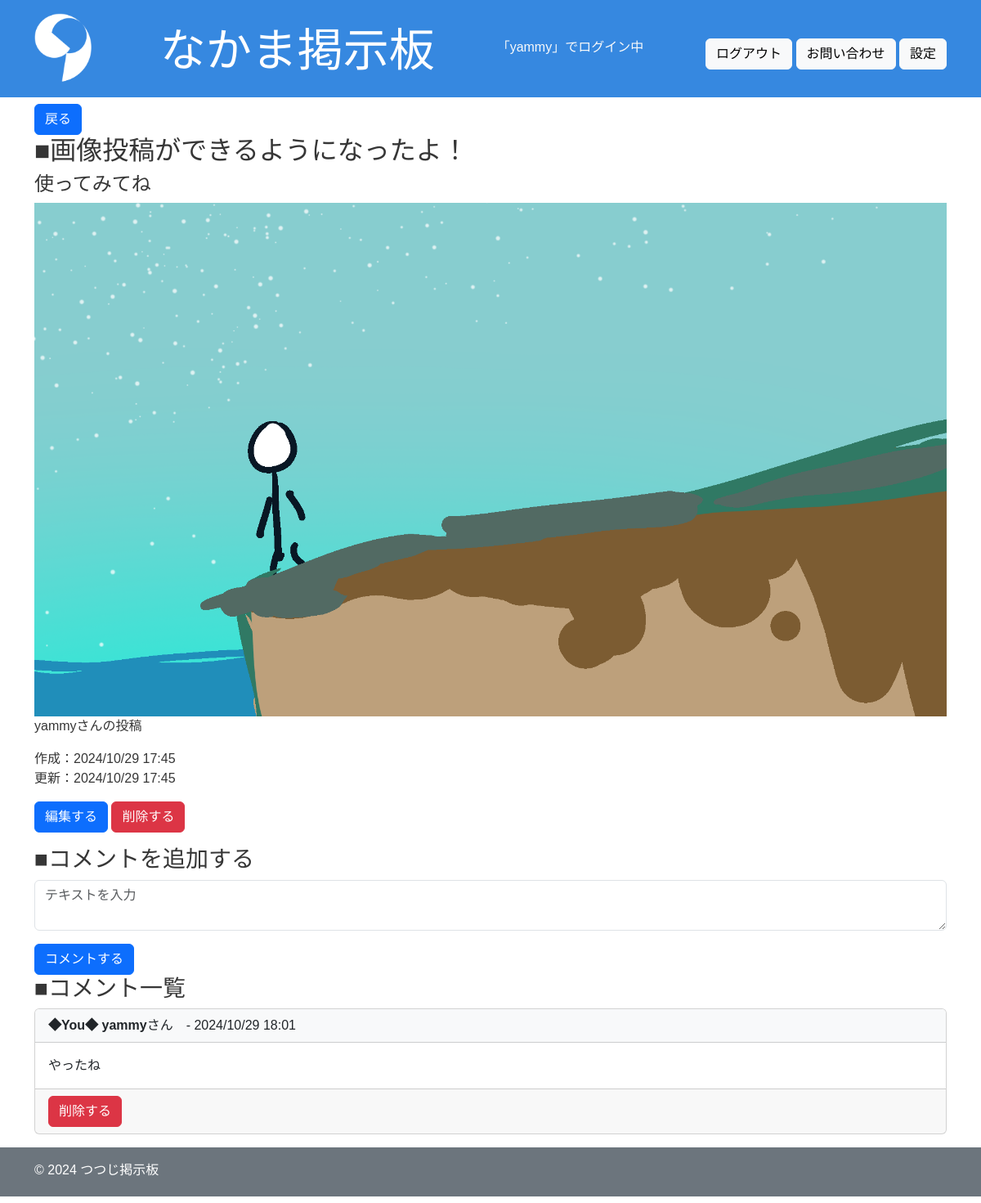
The page /show/26/ (signed in) on the database its author committed.
### app/models.py (models this page shows, shortened)
class Board(models.Model):
    title = models.CharField(max_length=200)
    content = models.TextField()
    image = models.ImageField(upload_to='images/', blank=True, null=True)
    video = models.FileField(upload_to='videos/', blank=True, null=True)
    user = models.ForeignKey(User, on_delete=models.CASCADE, related_name="boards", null=True)
    created_at = models.DateTimeField(auto_now_add=True)
    updated_at = models.DateTimeField(auto_now=True)

class Comment(models.Model):
    board = models.ForeignKey(Board, on_delete=models.CASCADE, related_name="comments")
    user = models.ForeignKey(User, on_delete=models.CASCADE, related_name="comments")
    content = models.TextField()
    created_at = models.DateTimeField(auto_now_add=True)
    updated_at = models.DateTimeField(auto_now=True)

### app/views.py (the view)
# urls.py: path("show/<int:pk>/", login_required(views.show), name = "show"),
@login_required
def show(request, pk):
    board = Board.objects.get(pk=pk)
    comments = Comment.objects.filter(board=pk).order_by("-created_at")
    comment_form = CommentForm()
    return render(request, "show.html", {"board": board, "comments": comments, "comment_form": comment_form})

### app/forms.py
class CommentForm(forms.ModelForm):
    class Meta:
        model = Comment
        fields = ["content"]

### templates/show.html (shortened to what this page needs)
{% extends "base.html" %}
{% load static %}
{% block content %}
<body class="dark">
    <section>
        <form action="{% url 'app:index' %}" method="post">
            <button type="submit" class="btn btn-primary">戻る</button>
        </form>
        <h2>■{{ board.title }}</h2>
        <h4>{{ board.content }}</h4>
        {% if board.image %}
            <img src="{{ board.image.url }}" alt="{{ board.title }}" class="img-fluid">
        {% endif %}
        <p>{{ board.user }}さんの投稿</p>
        <p>
            作成：{{ board.created_at|date:"Y/m/d H:i" }}</br>
            更新：{{ board.updated_at|date:"Y/m/d H:i" }}
        </p>
        {% if request.user == board.user %}
        <div class="d-inline-block">
            <a href="{% url 'app:edit' pk=board.id %}" class="btn btn-primary">編集する</a>
        </div>
        <div class="d-inline-block">
            <form action="{% url 'app:delete' pk=board.id %}" method="post" class="d-inline" onsubmit="return confirm('本当に削除しますか？');">
                <button type="submit" class="btn btn-danger">削除する</button>
            </form>
        </div>
        {% endif %}
    </section>
    <section class="mt-3">
        <h3>■コメントを追加する</h3>
        <form action="{% url 'app:comment_create' pk=board.id %}" method="post">
            <div class="form-group mb-3">
            <textarea name="content" id="id_content" class="form-control" placeholder="テキストを入力"></textarea>
            </div>
            <button type="submit" class="btn btn-primary">コメントする</button>
        </form>
    </section>
    <section>
        <h3>■コメント一覧</h3>
        <ul class="list-unstyled">
            {% for comment in comments %}
                <li class="mb-3">
                    <div class="card">
                        <div class="card-header bg-light">
                            <strong>
                                {% if request.user == comment.user %}
                                ◆You◆
                                {% endif %}
                                {{ comment.user.username }}</strong>さん　- {{ comment.created_at|date:"Y/m/d H:i"}}
                        </div>
                        <div class="card-body">
                        <p class="card-text">{{ comment.content }}</p>
                        </div>
                        <div class="card-footer">
                            {% if request.user == comment.user %}
                                <form action="{% url 'app:comment_delete' board.pk comment.pk %}" method="post">
                                    <button type="submit" class="btn btn-danger">削除する</button>
                                </form>
                            {% endif %}
                        </div>
                    </div>
                </li>
            {% empty %}
                <li class="text-muted">コメントはまだありません。</li>
            {% endfor %}
        </ul>
    </section>
</body>
{% endblock %}

### templates/base.html (shortened to what this page needs)
{% load static %}
<!DOCTYPE html>
<html lang="ja">
<head>
     <link href="https://cdn.jsdelivr.net/npm/bootstrap@5.3.0/dist/css/bootstrap.min.css" rel="stylesheet">
     <link rel="stylesheet" href="https://cdn.jsdelivr.net/npm/bootstrap-icons@1.11.3/font/bootstrap-icons.min.css">
     <link rel="stylesheet" type="text/css" href="{% static 'css/style.css' %}">
</head>
<body>
    <header class="bg-success">
        <div class="container">
            <div class="pt-3 pb-1 mb-2 text-white d-flex justify-content-between align-items-center flex-wrap">
            <img src="{% static 'images/icon.png' %}" alt="アイコン" width="70" class="me-2">
            <h1 class="display-4">なかま掲示板</h1>
            {% if user.is_authenticated %}
            <div>
                <p class="text-light">「{{ user.username }}」でログイン中</p>
            </div>
            <div>
                <form action="{% url 'logout' %}" method="post" style="display: inline;">
                    <button type="submit" class="btn btn-light">ログアウト</button>
                </form>
                <a href="{% url 'app:contact' %}" class="btn btn-light">お問い合わせ</a>
                <a href="{% url 'app:option' %}" class="btn btn-light">設定</a>
            </div>
            {% else %}
                <a href="{% url 'signup' %}" class="btn btn-light">サインアップ</a>
                <a href="{% url 'login' %}" class="btn btn-light">ログイン</a>
                <a href="{% url 'app:contact' %}" class="btn btn-light">お問い合わせ</a>
            {% endif %}
            </div>
        </div>
    </header>
    <main>
        <div class="container">
            <div class="mb-2">
                {% block content %}{% endblock %}
            </div>
        </div>
    </main>
    <footer class="bg-secondary">
        <div class="container">
            <div class="pt-3 pb-1 mb-2 text-white">
                <p class="trxt-center">&copy; 2024 つつじ掲示板</p>
            </div>
        </div>
    </footer>
</body>
</html>

### static/css/style.css (style rules this page uses)
* { padding: 0; margin: 0; box-sizing: border-box; text-decoration: none; color: inherit; list-style-position: inside; }
.bg-success { background-color: #3688e0 !important; color: #363636; }
body { font-size: 16px; color: #363636; font-family: "Hiragino kaku Gothic ProN", sans-serif; }
header { background-color: cyan; text-align: center; }
main { padding: 0 20px; }

### rows shown on the page
Board: title "画像投稿ができるようになったよ！", content "使ってみてね", image (picture), user "yammy", created_at "2024/10/29 17:45", updated_at "2024/10/29 17:45"
Comment: shows "◆You◆", user.username "yammy", created_at "2024/10/29 18:01", content "やったね", shows "削除する"

### other values the page prints
{{ user.username }} "yammy"
